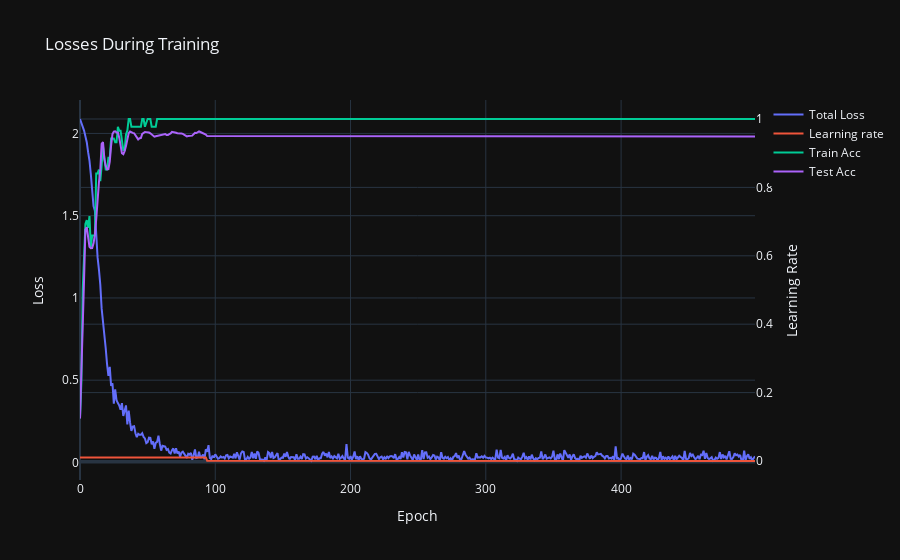

Notebook cell for this chart:
### Code cell
import plotly.graph_objects as go

# Unpack the losses
total_losses, learning_rates, train_accuracies, test_accuracies = zip(*training)

# Create a figure
fig = go.Figure()

# Add traces for pairwise and regularization losses
fig.add_trace(go.Scatter(x=list(range(len(total_losses))), y=total_losses, mode='lines', name='Total Loss'))

# Create a secondary y-axis for the total loss
fig.update_layout(
    yaxis=dict(title='Pairwise and Regularization Loss'),
    yaxis2=dict(title='Learning Rate', overlaying='y', side='right')
)

# Add the total loss trace
fig.add_trace(go.Scatter(x=list(range(len(learning_rates))), y=learning_rates, mode='lines', name='Learning rate', yaxis='y2'))
fig.add_trace(go.Scatter(x=list(range(len(train_accuracies))), y=train_accuracies, mode='lines', name='Train Acc', yaxis='y2'))
fig.add_trace(go.Scatter(x=list(range(len(test_accuracies))), y=test_accuracies, mode='lines', name='Test Acc', yaxis='y2'))

# Update layout
fig.update_layout(title='Losses During Training', xaxis_title='Epoch', yaxis_title='Loss')
fig.update_layout(template='plotly_dark')

# Show the figure
fig.show()

### Figure 1 — Plotly figure (JSON) as saved in the notebook; plotly's stock layout.template omitted (floating-point values rounded to 4 significant figures; data arrays with more than 128 entries replaced by an {"elided": "..."} marker saying what was removed)
{"data": [{"mode": "lines", "name": "Total Loss", "type": "scatter", "x": {"elided": "500 int values"}, "y": {"elided": "500 float values"}}, {"mode": "lines", "name": "Learning rate", "type": "scatter", "x": {"elided": "500 int values"}, "y": {"elided": "500 float values"}, "yaxis": "y2"}, {"mode": "lines", "name": "Train Acc", "type": "scatter", "x": {"elided": "500 int values"}, "y": {"elided": "500 float values"}, "yaxis": "y2"}, {"mode": "lines", "name": "Test Acc", "type": "scatter", "x": {"elided": "500 int values"}, "y": {"elided": "500 float values"}, "yaxis": "y2"}], "layout": {"title": {"text": "Losses During Training"}, "xaxis": {"title": {"text": "Epoch"}}, "yaxis": {"title": {"text": "Loss"}}, "yaxis2": {"overlaying": "y", "side": "right", "title": {"text": "Learning Rate"}}}}
